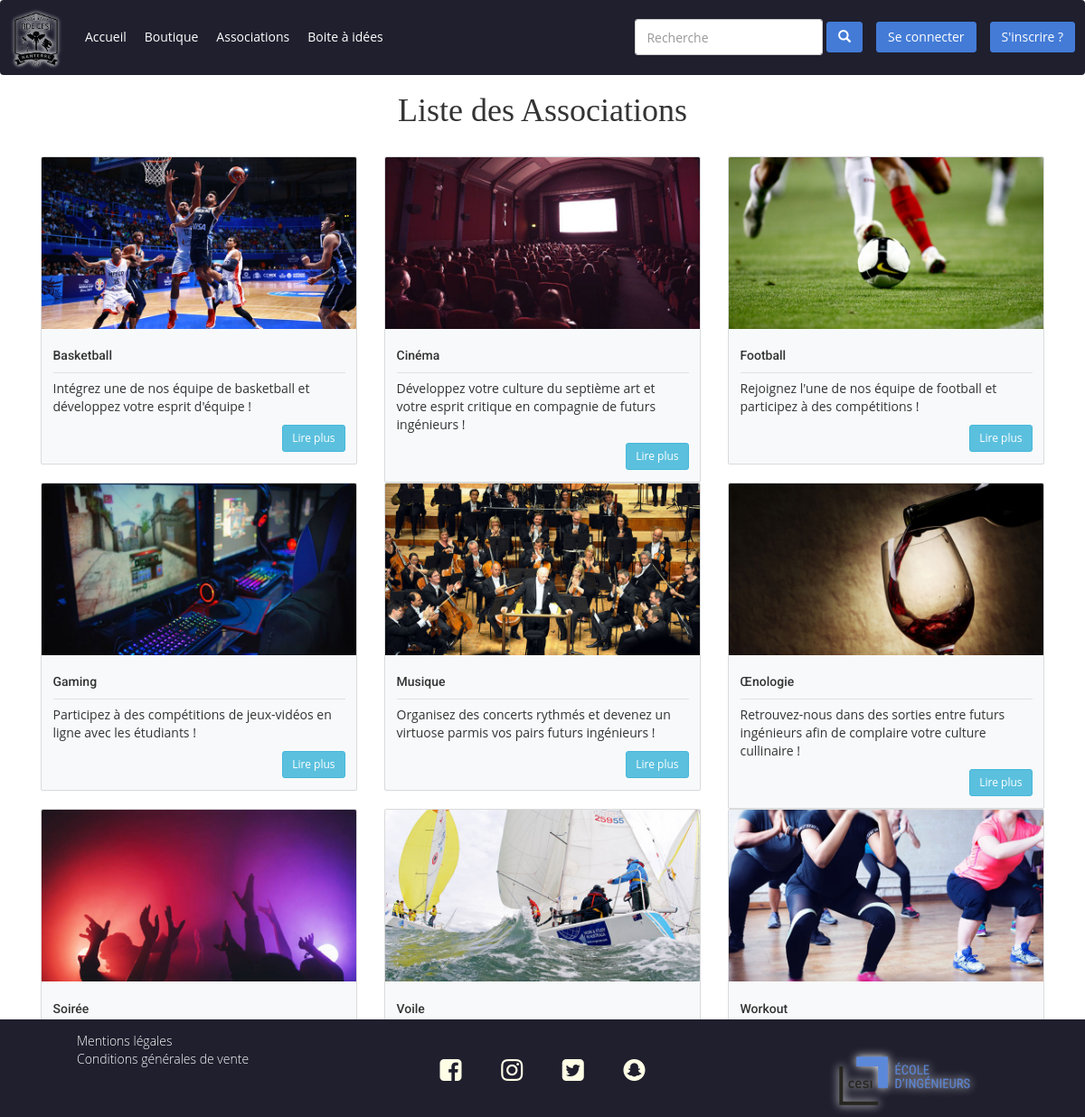
The page /associations.php on the database its author committed.
### tables this page shows
CREATE TABLE activities
(
    activity_name				VARCHAR(30) NOT NULL,
	activity_description		VARCHAR(255) NOT NULL,
	activity_picture			VARCHAR(20),
	
	CONSTRAINT activities_pk PRIMARY KEY (activity_name)
);

### associations.php (the view, shortened to what this page needs)
<!DOCTYPE html>
<head>
    <link rel="stylesheet" href="./vendors/bootstrap-4.2.1/css/bootstrap.min.css">
    <link rel="stylesheet" href="./vendors/bootstrap-3.3.7/css/bootstrap.min.css">
    <link rel="stylesheet" href="./vendors/font-awesome-4.7.0/css/font-awesome.min.css">
    <link rel="stylesheet" type="text/css" href="./style/css/navbar.css">
    <link rel="stylesheet" type="text/css" href="./style/css/base.css">
    <link rel="stylesheet" type="text/css" href="./style/css/footer.css">
    <link rel="stylesheet" type="text/css" href="./style/css/associations.css">
</head>
<body>
    <header>
    </header>
    <main>
        <h1 id="titre_associations"> Liste des Associations</h1></br>
        <div class="container">
            <div class="row">
                <?php
                    try
                    {
                        $res = $GLOBALS["pdo"]->query("SELECT * FROM activities ORDER BY activity_name");
                        $table = $res->fetch(PDO::FETCH_ASSOC);
                        while ($table)
                        {
                            echo "<div class='col-md-4'>
                                    <div class='card bg-light'>
                                        <img class='card-img-top' src='./res/img/clubs/" . $table["activity_picture"] . "' alt=" . $table["activity_name"] . ">
                                        <div class='card-body'>
                                            <h5 class='card-title border-bottom pb-3'>" . $table["activity_name"] . "</h5>
                                            <p class='card-text'>" . $table["activity_description"] . "</p>
                                            <a href='#' class='btn btn-sm btn-info float-right'>Lire plus</a>
                                        </div>
                                    </div>
                                 </div>";
                            $table = $res->fetch(PDO::FETCH_ASSOC);
                        }
                    }
                    catch (PDOException $e)
                    {
                        echo $e->getMessage();
                    }
                ?>
            </div>
        </div>
    </main>
    <footer class="container-fluid footer">
    </footer>
</body>

### style/css/navbar.css (style rules this page uses)
.text-nav { color: white; display: block; padding: 0.5rem 1rem; }
.navbar-icon { padding-top : 0.2em; }
.bg-color-nav { background-color: #1f1f2e; }
.btn-orange { color: #fff; background-color: #437bd7; border-color: #437bd7; }
.form-control { height : 40px; box-shadow : none; color : #969fa4; }
.form-control, .btn { border-radius : 3px; }
.modal-box { padding-right : 15px; }
.inline-form input { display : inline-block; width : 100px; }

### style/css/base.css (style rules this page uses)
* { font-family : "Open sans", sans-serif; }
h1, h2, h3, h4, h5, h6 { font-family : "Roboto", sans-serif; }
a { color : inherit; text-decoration : none; }

### style/css/footer.css (style rules this page uses)
.footer-infos { padding-top : 1em; }
.footer-infos li { list-style-type : none; }
.footer-infos li a { text-decoration : none; color : white; }
.footer { background-color : #1f1f2e; font-family : "Open sans", sans-serif; font-weight : lighter; padding : 0.0002em; position:absolute; bottom:0px; color : black; }
.footer-logos { text-align : right; padding-top : 2em; padding-left : 10em; }
.footer-social { text-align : center; margin-top : 3em; }
.twitter, .facebook, .instagram, .snapchat { display : inline; margin : 10px; color : #ffffe6; }

### style/css/associations.css (style rules this page uses)
#titre_associations { text-align : center; font-family : Gill Sans MT; }

### rows shown on the page
activities: activity_picture (picture), activity_name "Basketball", activity_description "Intégrez une de nos équipe de basketball et développez votre esprit d'équipe !"
activities: activity_picture (picture), activity_name "Cinéma", activity_description "Développez votre culture du septième art et votre esprit critique en compagnie de futurs ingénieurs !"
activities: activity_picture (picture), activity_name "Football", activity_description "Rejoignez l'une de nos équipe de football et participez à des compétitions !"
activities: activity_picture (picture), activity_name "Gaming", activity_description "Participez à des compétitions de jeux-vidéos en ligne avec les étudiants !"
activities: activity_picture (picture), activity_name "Musique", activity_description "Organisez des concerts rythmés et devenez un virtuose parmis vos pairs futurs ingénieurs !"
activities: activity_picture (picture), activity_name "Œnologie", activity_description "Retrouvez-nous dans des sorties entre futurs ingénieurs afin de complaire votre culture cullinaire !"
activities: activity_picture (picture), activity_name "Soirée"
activities: activity_picture (picture), activity_name "Voile"
activities: activity_picture (picture), activity_name "Workout"
